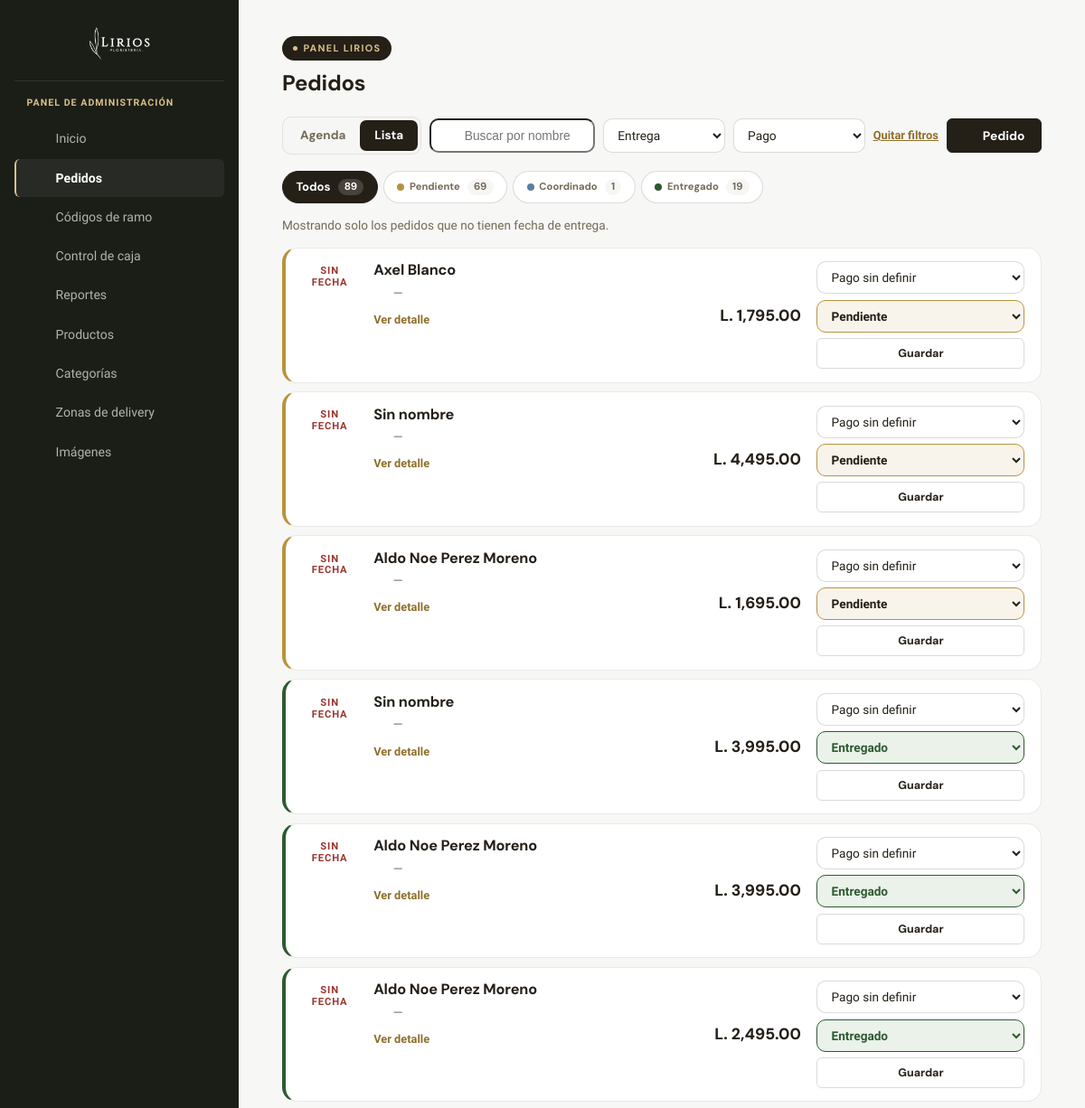
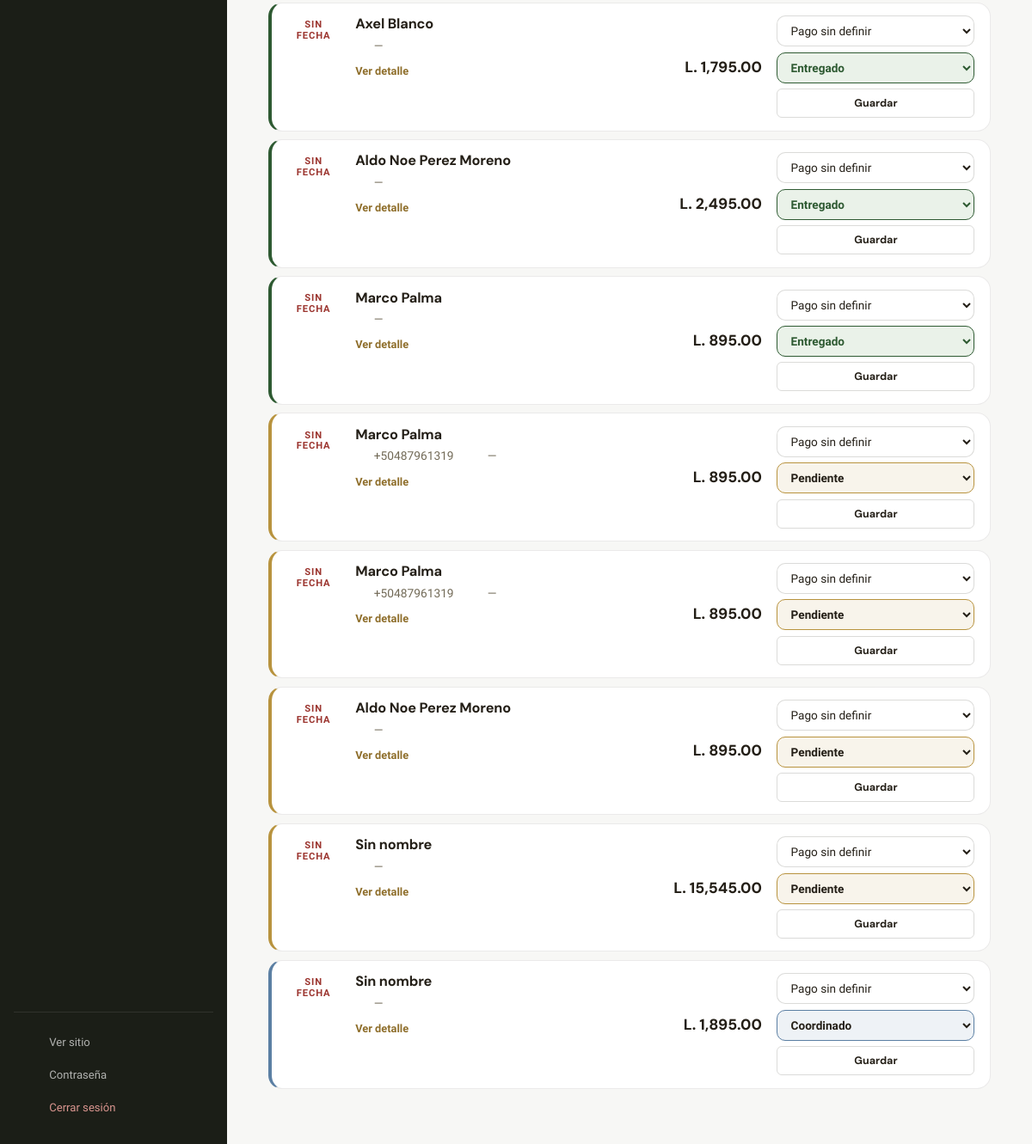
Page /admin/pedidos.php?vista=lista&sinfecha=1 (signed in) on the committed database (2 pictures, top to bottom).
### tables this page shows
CREATE TABLE pedidos (
  id                   INT AUTO_INCREMENT PRIMARY KEY,
  cliente_nombre       VARCHAR(150) DEFAULT NULL,
  telefono             VARCHAR(30) DEFAULT NULL,
  fecha_entrega        DATE DEFAULT NULL,
  hora_entrega         VARCHAR(20) DEFAULT NULL,
  tipo_entrega         VARCHAR(40) DEFAULT NULL,
  direccion            VARCHAR(300) DEFAULT NULL,
  zona_delivery_id     INT DEFAULT NULL,
  zona_delivery_nombre VARCHAR(100) DEFAULT NULL,  
  costo_delivery       DECIMAL(10,2) NOT NULL DEFAULT 0,
  dedicatoria          VARCHAR(300) DEFAULT NULL,
  forma_pago           VARCHAR(100) DEFAULT NULL,
  nota                 VARCHAR(500) DEFAULT NULL,
  ip                   VARCHAR(45) DEFAULT NULL,
  estado               ENUM('pendiente','coordinado','entregado') NOT NULL DEFAULT 'pendiente',
  total                DECIMAL(10,2) NOT NULL,
  origen               ENUM('web','manual') NOT NULL DEFAULT 'web',   
  descripcion          VARCHAR(500) DEFAULT NULL,          
  creado_en            DATETIME NOT NULL DEFAULT CURRENT_TIMESTAMP,
  FOREIGN KEY (zona_delivery_id) REFERENCES zonas_delivery(id) ON DELETE SET NULL
);

### admin/pedidos.php (the view, shortened to what the rows shown need)
<?php
require_once __DIR__ . '/includes/functions.php';
require_once __DIR__ . '/includes/layout.php';
function url_pedidos(array $params): string
{
    $limpios = array_filter(
        array_intersect_key($params, array_flip(PARAMS_VOLVER)),
        fn($v) => $v !== '' && $v !== null
    );
    return 'pedidos.php' . ($limpios ? '?' . http_build_query($limpios) : '');
}
function es_retiro(?string $tipo): bool
{
    return stripos((string) $tipo, 'retiro') !== false;
}
function es_envio(?string $tipo): bool
{
    return stripos((string) $tipo, 'delivery') !== false;
}
function metodo_pago(?string $texto): string
{
    $t = mb_strtolower((string) $texto, 'UTF-8');
    if ($t === '') {
        return '';
    }
    return '';
}
$vista = ($_GET['vista'] ?? 'agenda') === 'lista' ? 'lista' : 'agenda';
$estadoFiltro = isset(ESTADOS[$_GET['estado'] ?? '']) ? $_GET['estado'] : '';
$entregaFiltro = in_array($_GET['entrega'] ?? '', ['retiro', 'envio'], true) ? $_GET['entrega'] : '';
$q = limpiar_texto($_GET['q'] ?? '', 80);
$soloSinFecha = !empty($_GET['sinfecha']);
$pagoFiltro = (isset(METODOS_PAGO[$_GET['pago'] ?? '']) || ($_GET['pago'] ?? '') === 'sin') ? $_GET['pago'] : '';
function items_de_pedidos(array $pedidos): array
{
    $porPedido = [];
    if ($pedidos) {
        $ids = array_column($pedidos, 'id');
        $marcadores = implode(',', array_fill(0, count($ids), '?'));
        $stmt = db()->prepare("SELECT * FROM pedido_items WHERE pedido_id IN ($marcadores) ORDER BY id");
        $stmt->execute($ids);
        foreach ($stmt->fetchAll() as $it) {
            $porPedido[$it['pedido_id']][] = $it;
        }
    }
    return $porPedido;
}
if ($vista === 'lista') {
    $sql = 'SELECT * FROM pedidos WHERE 1=1';
    $params = [];
    if ($soloSinFecha) {
        $sql .= ' AND fecha_entrega IS NULL';
    }
    aplicar_filtros($sql, $params, $estadoFiltro, $entregaFiltro, $q);
    $sql .= ' ORDER BY creado_en DESC LIMIT 200';
    $stmt = db()->prepare($sql);
    $stmt->execute($params);
    $pedidos = $stmt->fetchAll();
    $itemsPorPedido = items_de_pedidos($pedidos);
}
function resumen_productos(array $p, array $itemsPorPedido): string
{
    $items = $itemsPorPedido[$p['id']] ?? [];
    if (!$items) {
        return '—';
    }
    $texto = ((int) $items[0]['cantidad'] > 1 ? (int) $items[0]['cantidad'] . '× ' : '') . $items[0]['nombre'];
    return count($items) > 1 ? $texto . ' +' . (count($items) - 1) . ' más' : $texto;
}
function ico(string $nombre): string
{
    $trazos = [
        'buscar' => '<circle cx="11" cy="11" r="7"/><path d="m20 20-3.5-3.5"/>',
        'tel' => '<path d="M5 4h4l2 5-2.5 1.5a11 11 0 0 0 5 5L15 13l5 2v4a2 2 0 0 1-2 2A16 16 0 0 1 3 6a2 2 0 0 1 2-2z"/>',
        'pin' => '<path d="M12 21s7-6.2 7-11a7 7 0 0 0-14 0c0 4.8 7 11 7 11z"/><circle cx="12" cy="10" r="2.5"/>',
        'izq' => '<path d="m15 18-6-6 6-6"/>',
        'der' => '<path d="m9 18 6-6-6-6"/>',
        'mas' => '<path d="M12 5v14M5 12h14"/>',
        'regalo' => '<rect x="3" y="8" width="18" height="4" rx="1"/><path d="M12 8v13M5 12v8a1 1 0 0 0 1 1h12a1 1 0 0 0 1-1v-8M8.5 8a2.5 2.5 0 1 1 0-5C11 3 12 8 12 8s1-5 3.5-5a2.5 2.5 0 1 1 0 5"/>',
        'nota' => '<path d="M6 3h9l4 4v14H6z"/><path d="M9 12h7M9 16h5"/>',
        'cerrar' => '<path d="M6 6l12 12M18 6 6 18"/>',
        'wa' => '<path d="M12 3a9 9 0 0 0-7.7 13.6L3 21l4.5-1.2A9 9 0 1 0 12 3z"/><path d="M9 8.5c.3 2.6 2.9 5.2 5.5 5.5l1.3-1.3-2-1-.8.7c-.9-.4-1.8-1.3-2.2-2.2l.7-.8-1-2z"/>',
    ];
    return '<svg class="ico" viewBox="0 0 24 24" width="16" height="16" fill="none" stroke="currentColor" stroke-width="1.8" stroke-linecap="round" stroke-linejoin="round" aria-hidden="true">'
        . ($trazos[$nombre] ?? '') . '</svg>';
}
function tag_estado(string $estado): string
{
    return '<span class="estado est-' . e($estado) . '"><i></i>' . e(ESTADOS[$estado] ?? $estado) . '</span>';
}
?>
    <?= ico('buscar') ?>
<?php if ($vista === 'agenda'): ?>
<?php
    $nombreMes = fn(string $ymd) => MESES_CORTOS[(int) date('n', strtotime($ymd)) - 1];
    $rango = (int) date('j', strtotime($lunes)) . ($nombreMes($lunes) !== $nombreMes($domingo) ? ' ' . $nombreMes($lunes) : '')
        . ' – ' . (int) date('j', strtotime($domingo)) . ' ' . $nombreMes($domingo) . ' ' . date('Y', strtotime($domingo));
    $filtrosNav = ['vista' => 'agenda', 'estado' => $estadoFiltro, 'entrega' => $entregaFiltro, 'pago' => $pagoFiltro, 'q' => $q];
?>
<div class="ag-cabecera">
  <div class="ag-nav">
    <a class="icon-btn" href="<?= e(url_pedidos($filtrosNav + ['semana' => $semanaPrev])) ?>" aria-label="Semana anterior"><?= ico('izq') ?></a>
    <div class="ag-rango" aria-live="polite">
      <strong><?= e($rango) ?></strong>
      <small><?= $lunes === $lunesActual ? 'Esta semana' : '' ?></small>
    </div>
    <a class="icon-btn" href="<?= e(url_pedidos($filtrosNav + ['semana' => $semanaSig])) ?>" aria-label="Semana siguiente"><?= ico('der') ?></a>
    <?php if ($lunes !== $lunesActual): ?>
      <a class="btn mini secundario" href="<?= e(url_pedidos($filtrosNav)) ?>">Hoy</a>
    <?php endif; ?>
  </div>
  <?php if ($sinFechaCount): ?>
    <a class="chip-aviso" href="pedidos.php?vista=lista&amp;sinfecha=1" title="Pedidos que no tienen fecha de entrega y por eso no salen en la agenda"><?= $sinFechaCount ?> sin fecha de entrega →</a>
  <?php endif; ?>
</div>
<section class="ag-resumen" aria-label="Resumen de la semana">
  <div class="ag-resumen-principal">
    <strong><?= count($pedidosSemana) ?></strong> <span><?= count($pedidosSemana) === 1 ? 'pedido' : 'pedidos' ?></span>
    <em>L. <?= number_format($totValor, 2) ?></em>
  </div>
  <?php if ($totValor > 0): ?>
    <div class="ag-barra" role="img" aria-label="Reparto del valor por forma de pago">
      <?php foreach (['efectivo', 'transferencia', 'tarjeta', ''] as $m): if ($totPorMetodo[$m] <= 0) continue; ?>
        <span class="pago-<?= $m === '' ? 'sin' : e($m) ?>" style="width:<?= round($totPorMetodo[$m] / $totValor * 100, 2) ?>%"></span>
      <?php endforeach; ?>
    </div>
  <?php endif; ?>
  <ul class="ag-leyenda">
    <?php foreach (METODOS_PAGO as $m => $etq): ?>
      <li><i class="pago-<?= e($m) ?>"></i><?= e($etq) ?> <strong>L. <?= number_format($totPorMetodo[$m]) ?></strong></li>
    <?php endforeach; ?>
    <?php if ($totPorMetodo[''] > 0): ?>
      <li><i class="pago-sin"></i>Sin definir <strong>L. <?= number_format($totPorMetodo['']) ?></strong></li>
    <?php endif; ?>
  </ul>
</section>
<div class="ag-wrap">
  <div class="ag-grid">
    <?php for ($i = 0; $i < 7; $i++):
        $fecha = (new DateTime($lunes))->modify("+$i days")->format('Y-m-d');
        $delDia = $porDia[$fecha] ?? [];
        $totalDia = array_sum(array_map(fn($p) => (float) $p['total'], $delDia));
        ?>
      <section class="ag-col <?= $fecha === $hoy ? 'ag-hoy' : '' ?> <?= $delDia ? '' : 'ag-vacio' ?>" aria-label="<?= e(DIAS_LARGOS[$i] . ' ' . fecha_corta($fecha)) ?>">
        <header class="ag-col-cab">
          <span class="ag-dia-nombre"><?= e(DIAS_CORTOS[$i]) ?></span>
          <span class="ag-dia-num"><?= (int) date('j', strtotime($fecha)) ?></span>
          <span class="ag-dia-mes"><?= e($nombreMes($fecha)) ?></span>
          <?php if ($delDia): ?><span class="ag-dia-total">L. <?= number_format($totalDia) ?></span><?php endif; ?>
        </header>
        <div class="ag-cards">
          <?php if (!$delDia): ?><p class="ag-nada">Sin pedidos</p><?php endif; ?>
          <?php foreach ($delDia as $p): ?>
            <a class="ag-card est-<?= e($p['estado']) ?>" href="<?= e(url_pedidos(['vista' => 'lista', 'id' => $p['id']])) ?>" data-ped="<?= (int) $p['id'] ?>">
              <div class="ag-card-top">
                <span class="ag-hora"><?= e($p['hora_entrega'] ?: 'Sin hora') ?></span>
                <?= tag_estado($p['estado']) ?>
              </div>
              <strong class="ag-cliente"><?= e($p['cliente_nombre'] ?: 'Sin nombre') ?></strong>
              <span class="ag-prod"><?= e(resumen_productos($p, $itemsPorPedido)) ?></span>
              <div class="ag-card-pie">
                <span class="ag-monto">L. <?= number_format((float) $p['total']) ?></span>
                <?= pill_pago($p['forma_pago']) ?>
                <?php if (es_retiro($p['tipo_entrega'])): ?><span class="pill neutro">Recoge</span>
                <?php elseif (es_envio($p['tipo_entrega'])): ?><span class="pill neutro">Envío</span><?php endif; ?>
              </div>
            </a>
          <?php endforeach; ?>
        </div>
      </section>
    <?php endfor; ?>
  </div>
</div>
<?php if (!$pedidosSemana && ($estadoFiltro || $entregaFiltro || $pagoFiltro || $q)): ?>
  <p class="ag-sinresultados">Ningún pedido de esta semana coincide con los filtros.</p>
<?php endif; ?>
<?php
    $datosDetalle = [];
    foreach ($pedidosSemana as $p) {
        $mp = metodo_pago($p['forma_pago']);
        $datosDetalle[$p['id']] = [
            'id' => (int) $p['id'],
            'cliente' => $p['cliente_nombre'] ?: 'Sin nombre',
            'telefono' => (string) $p['telefono'],
            'wa' => numero_wa($p['telefono']),
            'fecha' => DIAS_LARGOS[(int) date('N', strtotime($p['fecha_entrega'])) - 1] . ' ' . fecha_corta($p['fecha_entrega']),
            'hora' => (string) $p['hora_entrega'],
            'tipo' => (string) $p['tipo_entrega'],
            'direccion' => (string) $p['direccion'],
            'dedicatoria' => (string) $p['dedicatoria'],
            'nota' => (string) $p['nota'],
            'pago' => $mp ? METODOS_PAGO[$mp] : ((string) $p['forma_pago'] ?: 'Pago sin definir'),
            'total' => 'L. ' . number_format((float) $p['total'], 2),
            'estado' => ESTADOS[$p['estado']] ?? $p['estado'],
            'estadoClave' => $p['estado'],
            'manual' => $p['origen'] === 'manual',
            'descripcion' => (string) $p['descripcion'],
            'items' => array_map(fn($it) => [
                'n' => (int) $it['cantidad'] . '× ' . $it['nombre'],
                'c' => (string) $it['codigo'],
                's' => 'L. ' . number_format((float) $it['subtotal'], 2),
            ], $itemsPorPedido[$p['id']] ?? []),
            'lista' => url_pedidos(['vista' => 'lista', 'id' => $p['id']]),
        ];
    }
?>
<dialog class="modal-detalle" id="modal-detalle" aria-labelledby="det-cliente">
  <button type="button" class="icon-btn det-cerrar" data-cerrar-modal aria-label="Cerrar"><?= ico('cerrar') ?></button>
  <p class="det-fecha" id="det-fecha"></p>
  <h2 id="det-cliente"></h2>
  <div class="det-chips" id="det-chips"></div>
  <dl class="det-datos" id="det-datos"></dl>
  <div class="det-items" id="det-items"></div>
  <div class="det-total"><span>Total</span><strong id="det-total"></strong></div>
  <div class="det-acciones">
    <a class="btn mini secundario" id="det-wa" target="_blank" rel="noopener"><?= ico('wa') ?> WhatsApp</a>
    <a class="btn mini" id="det-lista">Editar en la Lista</a>
  </div>
</dialog>
<script>
(function () {
  var datos = <?= json_encode($datosDetalle, JSON_HEX_TAG | JSON_HEX_AMP | JSON_HEX_APOS | JSON_HEX_QUOT | JSON_UNESCAPED_UNICODE) ?>;
  var dlg = document.getElementById('modal-detalle');
  function el(tag, cls, txt) { var n = document.createElement(tag); if (cls) n.className = cls; if (txt != null) n.textContent = txt; return n; }
  function fila(dl, k, v) { if (!v) return; dl.appendChild(el('dt', null, k)); dl.appendChild(el('dd', null, v)); }
  document.querySelectorAll('.ag-card[data-ped]').forEach(function (a) {
    a.addEventListener('click', function (ev) {
      var d = datos[a.dataset.ped];
      if (!d || !dlg.showModal) return;       // sin soporte de <dialog>: sigue el enlace a la Lista
      ev.preventDefault();
      document.getElementById('det-fecha').textContent = d.fecha + (d.hora ? ' · ' + d.hora : '');
      document.getElementById('det-cliente').textContent = d.cliente;
      var chips = document.getElementById('det-chips'); chips.textContent = '';
      var est = el('span', 'estado est-' + d.estadoClave); est.appendChild(el('i')); est.appendChild(document.createTextNode(d.estado));
      chips.appendChild(est);
      if (d.tipo) chips.appendChild(el('span', 'pill neutro', d.tipo));
      chips.appendChild(el('span', 'pill', d.pago));
      if (d.manual) chips.appendChild(el('span', 'pill neutro', 'Pedido manual'));
      var dl = document.getElementById('det-datos'); dl.textContent = '';
      fila(dl, 'Teléfono', d.telefono); fila(dl, 'Dirección', d.direccion);
      fila(dl, 'Dedicatoria', d.dedicatoria); fila(dl, 'Nota', d.nota);
      var it = document.getElementById('det-items'); it.textContent = '';
      if (d.manual && d.descripcion) { it.appendChild(el('p', 'det-item', d.descripcion)); }
      d.items.forEach(function (i) {
        var p = el('p', 'det-item'); p.appendChild(el('span', null, i.n));
        if (i.c) p.appendChild(el('code', null, i.c));
        p.appendChild(el('b', null, i.s)); it.appendChild(p);
      });
      document.getElementById('det-total').textContent = d.total;
      var wa = document.getElementById('det-wa');
      if (d.wa) { wa.href = 'https://wa.me/' + d.wa; wa.hidden = false; } else { wa.hidden = true; }
      document.getElementById('det-lista').href = d.lista;
      dlg.showModal();
    });
  });
})();
</script>
<?php else:  ?>
<?php if (!$pedidos): ?>
  <div class="ped-vacio"><?= ico('regalo') ?><p>No hay pedidos con esos filtros.</p></div>
<?php else: ?>
  <div class="ped-lista">
    <?php foreach ($pedidos as $p):
        $fid = 'ped-' . $p['id'];
        ?>
      <article class="ped est-<?= e($p['estado']) ?>" id="<?= e($fid) ?>-fila">
        <div class="ped-fecha">
          <?php if ($p['fecha_entrega']): ?>
            <b><?= (int) date('j', strtotime($p['fecha_entrega'])) ?></b>
            <span><?= e(MESES_CORTOS[(int) date('n', strtotime($p['fecha_entrega'])) - 1]) ?></span>
            <small><?= e($p['hora_entrega'] ?: 'Sin hora') ?></small>
          <?php else: ?>
            <span class="ped-sinfecha">Sin fecha</span>
          <?php endif; ?>
        </div>
        <div class="ped-main">
          <h3>
            <?= e($p['cliente_nombre'] ?: 'Sin nombre') ?>
          </h3>
          <p class="ped-linea">
            <?php if ($p['telefono']): ?><span><?= ico('tel') ?><?= e($p['telefono']) ?></span><?php endif; ?>
            <span><?= ico('regalo') ?><?= e(resumen_productos($p, $itemsPorPedido)) ?></span>
          </p>
          <details class="ped-mas">
            <summary>Ver detalle</summary>
          </details>
        </div>
        <div class="ped-total">L. <?= number_format((float) $p['total'], 2) ?></div>
        <div class="ped-edit">
          <select name="metodo_pago" form="<?= e($fid) ?>" aria-label="Forma de pago">
            <option value="">Pago sin definir</option>
          </select>
          <select name="estado" form="<?= e($fid) ?>" aria-label="Estado del pedido" class="sel-estado est-<?= e($p['estado']) ?>">
            <?php foreach (ESTADOS as $clave => $etq): ?>
              <option value="<?= e($clave) ?>" <?= $p['estado'] === $clave ? 'selected' : '' ?>><?= e($etq) ?></option>
            <?php endforeach; ?>
          </select>
          <div class="ped-botones">
            <button type="submit" form="<?= e($fid) ?>" class="btn mini secundario lista-guardar">Guardar</button>
          </div>
        </div>
      </article>
    <?php endforeach; ?>
  </div>
<?php endif; ?>
<?php endif; ?>

### rows in the picture
pedidos: shows "SIN FECHA", cliente_nombre "Axel Blanco", id "—", total "1,795.00", estado "Pendiente"
pedidos: shows "SIN FECHA", cliente_nombre "Sin nombre", id "—", total "4,495.00", estado "Pendiente"
pedidos: shows "SIN FECHA", cliente_nombre "Aldo Noe Perez Moreno", id "—", total "1,695.00", estado "Pendiente"
pedidos: shows "SIN FECHA", cliente_nombre "Sin nombre", id "—", total "3,995.00", estado "Entregado"
pedidos: shows "SIN FECHA", cliente_nombre "Aldo Noe Perez Moreno", id "—", total "3,995.00", estado "Entregado"
pedidos: shows "SIN FECHA", cliente_nombre "Aldo Noe Perez Moreno", id "—", total "2,495.00", estado "Entregado"
pedidos: shows "SIN FECHA", cliente_nombre "Axel Blanco", id "—", total "1,795.00", estado "Entregado"
pedidos: shows "SIN FECHA", cliente_nombre "Aldo Noe Perez Moreno", id "—", total "2,495.00", estado "Entregado"
pedidos: shows "SIN FECHA", cliente_nombre "Marco Palma", id "—", total "895.00", estado "Entregado"
pedidos: shows "SIN FECHA", cliente_nombre "Marco Palma", telefono "+50487961319", id "—", total "895.00", estado "Pendiente"
pedidos: shows "SIN FECHA", cliente_nombre "Marco Palma", telefono "+50487961319", id "—", total "895.00", estado "Pendiente"
pedidos: shows "SIN FECHA", cliente_nombre "Aldo Noe Perez Moreno", id "—", total "895.00", estado "Pendiente"
pedidos: shows "SIN FECHA", cliente_nombre "Sin nombre", id "—", total "15,545.00", estado "Pendiente"
pedidos: shows "SIN FECHA", cliente_nombre "Sin nombre", id "—", total "1,895.00", estado "Coordinado"

### other values in the picture
$nombre "Inicio"
$nombre "Pedidos"
$nombre "Códigos de ramo"
$nombre "Control de caja"
$nombre "Reportes"
$nombre "Productos"
$nombre "Categorías"
$nombre "Zonas de delivery"
$nombre "Imágenes"
$titulo "Pedidos"
$totalPedidos "89"
ESTADOS[$estado] "Pendiente"
$conteoEstados[$clave] "69"
ESTADOS[$estado] "Coordinado"
$conteoEstados[$clave] "1"
